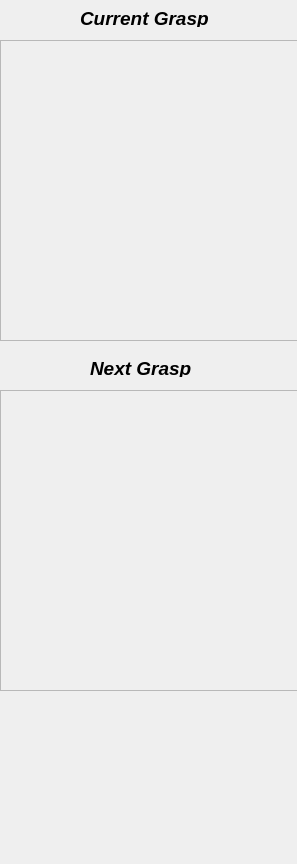
<?xml version="1.0" encoding="UTF-8"?>
<ui version="4.0">
 <class>ActiveRefinementView</class>
 <widget class="QWidget" name="ActiveRefinementView">
  <property name="enabled">
   <bool>true</bool>
  </property>
  <property name="geometry">
   <rect>
    <x>0</x>
    <y>0</y>
    <width>297</width>
    <height>864</height>
   </rect>
  </property>
  <property name="windowTitle">
   <string>Form</string>
  </property>
  <widget class="QFrame" name="previewFrame">
   <property name="geometry">
    <rect>
     <x>0</x>
     <y>40</y>
     <width>301</width>
     <height>301</height>
    </rect>
   </property>
   <property name="frameShape">
    <enum>QFrame::StyledPanel</enum>
   </property>
   <property name="frameShadow">
    <enum>QFrame::Raised</enum>
   </property>
  </widget>
  <widget class="QFrame" name="previewNextFrame">
   <property name="geometry">
    <rect>
     <x>0</x>
     <y>390</y>
     <width>301</width>
     <height>301</height>
    </rect>
   </property>
   <property name="frameShape">
    <enum>QFrame::StyledPanel</enum>
   </property>
   <property name="frameShadow">
    <enum>QFrame::Raised</enum>
   </property>
  </widget>
  <widget class="QLabel" name="label">
   <property name="geometry">
    <rect>
     <x>80</x>
     <y>10</y>
     <width>131</width>
     <height>17</height>
    </rect>
   </property>
   <property name="font">
    <font>
     <pointsize>14</pointsize>
     <weight>75</weight>
     <italic>true</italic>
     <bold>true</bold>
    </font>
   </property>
   <property name="text">
    <string>Current Grasp</string>
   </property>
  </widget>
  <widget class="QLabel" name="label_2">
   <property name="geometry">
    <rect>
     <x>90</x>
     <y>360</y>
     <width>101</width>
     <height>17</height>
    </rect>
   </property>
   <property name="font">
    <font>
     <pointsize>14</pointsize>
     <weight>75</weight>
     <italic>true</italic>
     <bold>true</bold>
    </font>
   </property>
   <property name="text">
    <string>Next Grasp</string>
   </property>
  </widget>
 </widget>
 <resources/>
 <connections/>
</ui>
